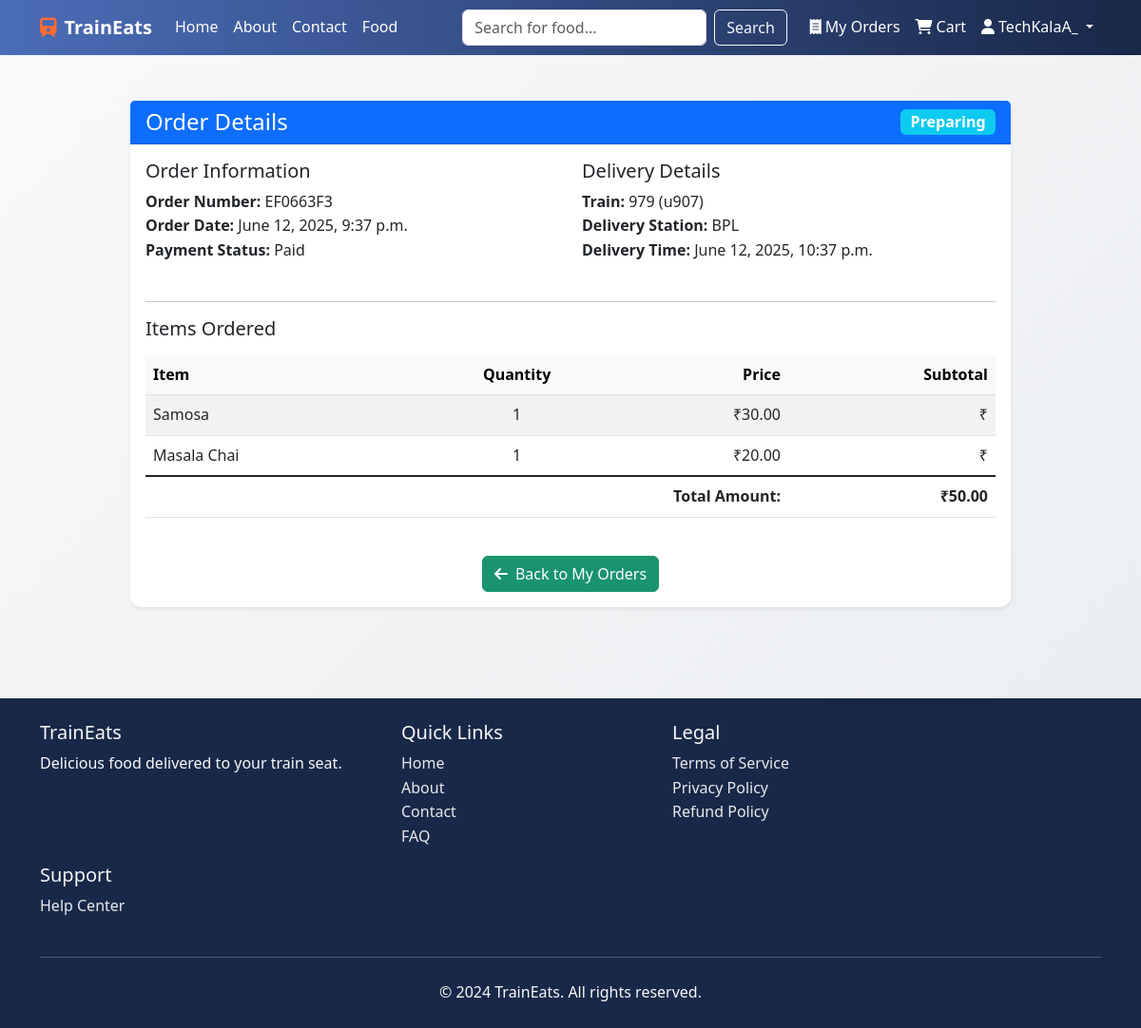
/orders/order/EF0663F3/ (signed in), run on the app's committed database.
### accounts/models.py (models this page shows, shortened)
class User(AbstractUser):
    USER_TYPE_CHOICES = (
        ('user', 'User'),
        ('admin', 'Admin'),
    )
    user_type = models.CharField(max_length=10, choices=USER_TYPE_CHOICES, default='user')
    phone_number = models.CharField(max_length=15, blank=True)
    address = models.TextField(blank=True)
    created_at = models.DateTimeField(auto_now_add=True)
    updated_at = models.DateTimeField(auto_now=True)
    class Meta:
        verbose_name = 'User'
        verbose_name_plural = 'Users'

### orders/models.py (models this page shows, shortened)
class Order(models.Model):
    STATUS_CHOICES = [
        ('PENDING', 'Pending'),
        ('PREPARING', 'Preparing'),
        ('READY', 'Ready for Delivery'),
        ('DELIVERED', 'Delivered'),
        ('CANCELLED', 'Cancelled'),
    ]
    PAYMENT_STATUS_CHOICES = [
        ('PENDING', 'Pending'),
        ('PAID', 'Paid'),
        ('FAILED', 'Failed'),
        ('CANCELLED', 'Cancelled'),
        ('COD', 'Cash on Delivery'),
    ]
    user = models.ForeignKey(User, on_delete=models.CASCADE)
    order_number = models.CharField(max_length=20, unique=True)
    train = models.ForeignKey(Train, on_delete=models.SET_NULL, null=True, blank=True)
    delivery_station = models.ForeignKey(Station, on_delete=models.SET_NULL, null=True)
    total_amount = models.DecimalField(max_digits=10, decimal_places=2)
    status = models.CharField(max_length=20, choices=STATUS_CHOICES, default='PENDING')
    payment_status = models.CharField(max_length=20, choices=PAYMENT_STATUS_CHOICES, default='PENDING')
    special_instructions = models.TextField(blank=True)
    created_at = models.DateTimeField(auto_now_add=True)
    delivery_time = models.DateTimeField()
    def get_status_display(self):
        return dict(self.STATUS_CHOICES)[self.status]
    def get_payment_status_display(self):
        return dict(self.PAYMENT_STATUS_CHOICES)[self.payment_status]

class Train(models.Model):
    name = models.CharField(max_length=100)
    number = models.CharField(max_length=20, unique=True)
    class_type = models.CharField(max_length=50)

class Station(models.Model):
    name = models.CharField(max_length=100)
    code = models.CharField(max_length=10, unique=True)
    region = models.CharField(max_length=50)

class OrderItem(models.Model):
    order = models.ForeignKey(Order, related_name='items', on_delete=models.CASCADE)
    food_item = models.ForeignKey(FoodItem, on_delete=models.CASCADE)
    quantity = models.PositiveIntegerField()
    price = models.DecimalField(max_digits=10, decimal_places=2)

### vendors/models.py (models this page shows, shortened)
class FoodItem(models.Model):
    vendor = models.ForeignKey(Vendor, on_delete=models.CASCADE, related_name='food_items')
    category = models.ForeignKey(FoodCategory, on_delete=models.CASCADE, related_name='food_items')
    name = models.CharField(max_length=100)
    description = models.TextField()
    price = models.DecimalField(
        max_digits=10,
        decimal_places=2,
        validators=[MinValueValidator(0.01)]
    )
    image = models.ImageField(
        upload_to='food_images/',
        validators=[
            RegexValidator(
                regex=r'^[a-zA-Z0-9_-]+\.(jpg|jpeg|png|gif)$',
                message=_("Only jpg, jpeg, png and gif files are allowed.")
            )
        ],
        blank=True,
        null=True
    )
    is_vegetarian = models.BooleanField(default=False)
    is_available = models.BooleanField(default=True)
    preparation_time = models.IntegerField(
        help_text='Preparation time in minutes',
        validators=[MinValueValidator(1)]
    )
    created_at = models.DateTimeField(auto_now_add=True)
    updated_at = models.DateTimeField(auto_now=True)
    class Meta:
        ordering = ['name']
        unique_together = ['vendor', 'name']

### orders/views.py (the view)
# urls.py: path('order/<str:order_number>/', views.order_detail, name='order_detail'),
@login_required
def order_detail(request, order_number):
    order = get_object_or_404(Order, order_number=order_number, user=request.user)
    return render(request, 'orders/order_detail.html', {
        'order': order
    })

### orders/context_processors.py (called while the page is built)
def cart_item_count(request):
    if not request.user.is_authenticated:
        return {'cart_item_count': 0}
    try:
        cart = Cart.objects.get(user=request.user)
        count = sum(item.quantity for item in cart.items.all())
    except Cart.DoesNotExist:
        count = 0
    return {'cart_item_count': count}

### templates/orders/order_detail.html (shortened to what this page needs)
{% extends 'base.html' %}
{% block content %}
<div class="container py-5">
    <div class="row justify-content-center">
        <div class="col-md-10">
            <div class="card shadow-sm">
                <div class="card-header bg-primary text-white d-flex justify-content-between align-items-center">
                    <h4 class="mb-0">Order Details</h4>
                    <span class="badge {% if order.status == 'DELIVERED' %}bg-success{% elif order.status == 'CANCELLED' %}bg-danger{% else %}bg-info{% endif %} fs-6">
                        {{ order.get_status_display }}
                    </span>
                </div>
                <div class="card-body">
                    <div class="row mb-4">
                        <div class="col-md-6">
                            <h5>Order Information</h5>
                            <ul class="list-unstyled">
                                <li><strong>Order Number:</strong> {{ order.order_number }}</li>
                                <li><strong>Order Date:</strong> {{ order.created_at|date:"F j, Y, g:i a" }}</li>
                                <li><strong>Payment Status:</strong> {{ order.get_payment_status_display }}</li>
                            </ul>
                        </div>
                        <div class="col-md-6">
                            <h5>Delivery Details</h5>
                            <ul class="list-unstyled">
                                <li><strong>Train:</strong> {{ order.train.name }} ({{ order.train.number }})</li>
                                <li><strong>Delivery Station:</strong> {{ order.delivery_station.name }}</li>
                                <li><strong>Delivery Time:</strong> {{ order.delivery_time|date:"F j, Y, g:i a" }}</li>
                            </ul>
                        </div>
                    </div>
                    <hr>
                    <h5 class="mb-3">Items Ordered</h5>
                    <div class="table-responsive">
                        <table class="table table-striped table-hover">
                            <thead class="table-light">
                                <tr>
                                    <th scope="col">Item</th>
                                    <th scope="col" class="text-center">Quantity</th>
                                    <th scope="col" class="text-end">Price</th>
                                    <th scope="col" class="text-end">Subtotal</th>
                                </tr>
                            </thead>
                            <tbody>
                                {% for item in order.items.all %}
                                <tr>
                                    <td>{{ item.food_item.name }}</td>
                                    <td class="text-center">{{ item.quantity }}</td>
                                    <td class="text-end">₹{{ item.price }}</td>
                                    <td class="text-end">₹{{ item.subtotal }}</td>
                                </tr>
                                {% endfor %}
                            </tbody>
                            <tfoot>
                                <tr class="table-group-divider">
                                    <td colspan="3" class="text-end"><strong>Total Amount:</strong></td>
                                    <td class="text-end"><strong>₹{{ order.total_amount }}</strong></td>
                                </tr>
                            </tfoot>
                        </table>
                    </div>
                    <div class="text-center mt-4">
                        <a href="{% url 'orders:order_list' %}" class="btn btn-secondary">
                            <i class="fas fa-arrow-left me-2"></i>Back to My Orders
                        </a>
                    </div>
                </div>
            </div>
        </div>
    </div>
</div>
{% endblock %}

### templates/base.html (shortened to what this page needs)
{% load static %}
<!DOCTYPE html>
<html lang="en">
<head>
    <link href="https://cdn.jsdelivr.net/npm/bootstrap@5.3.0/dist/css/bootstrap.min.css" rel="stylesheet">
    <link href="https://cdnjs.cloudflare.com/ajax/libs/font-awesome/6.0.0/css/all.min.css" rel="stylesheet">
    <link href="{% static 'css/style.css' %}" rel="stylesheet">
    <link href="{% static 'css/custom.css' %}" rel="stylesheet">
</head>
<body>
    <nav class="navbar navbar-expand-lg navbar-dark navbar-custom">
        <div class="container">
            <a class="navbar-brand" href="{% url 'home' %}">
                <i class="fas fa-train me-2"></i>TrainEats
            </a>
            <div class="collapse navbar-collapse" id="navbarNav">
                <ul class="navbar-nav me-auto mb-2 mb-lg-0">
                    <li class="nav-item">
                        <a class="nav-link" href="{% url 'home' %}">Home</a>
                    </li>
                    <li class="nav-item">
                        <a class="nav-link" href="{% url 'about' %}">About</a>
                    </li>
                    <li class="nav-item">
                        <a class="nav-link" href="{% url 'contact' %}">Contact</a>
                    </li>
                    <li class="nav-item">
                        <a class="nav-link" href="{% url 'vendors:food_list' %}">Food</a>
                    </li>
                </ul>
                <form class="d-flex mb-3 mb-lg-0 me-lg-3" action="{% url 'vendors:search' %}" method="get" role="search">
                    <input class="form-control me-2" type="search" name="q" placeholder="Search for food..." aria-label="Search">
                    <button class="btn btn-outline-light" type="submit">Search</button>
                </form>
                <ul class="navbar-nav">
                    <li class="nav-item">
                        <a class="nav-link" href="{% url 'orders:order_list' %}">
                            <i class="fas fa-receipt me-1"></i>My Orders
                        </a>
                    </li>
                    <li class="nav-item">
                        <a class="nav-link" href="{% url 'orders:cart' %}">
                            <i class="fas fa-shopping-cart me-1"></i>Cart
                        </a>
                    </li>
                    {% if user.is_authenticated %}
                        <li class="nav-item dropdown">
                            <a class="nav-link dropdown-toggle" href="#" id="navbarDropdown" role="button" data-bs-toggle="dropdown" aria-expanded="false">
                                <i class="fas fa-user me-1"></i>{{ user.username }}
                            </a>
                        </li>
                    {% endif %}
                </ul>
            </div>
        </div>
    </nav>
    <main>
        {% block content %}{% endblock %}
    </main>
    <footer class="footer-custom text-light py-4 mt-5">
        <div class="container">
            <div class="row">
                <div class="col-md-4">
                    <h5>TrainEats</h5>
                    <p>Delicious food delivered to your train seat.</p>
                </div>
                <div class="col-md-3">
                    <h5>Quick Links</h5>
                    <ul class="list-unstyled">
                        <li><a href="{% url 'home' %}">Home</a></li>
                        <li><a href="{% url 'about' %}">About</a></li>
                        <li><a href="{% url 'contact' %}">Contact</a></li>
                        <li><a href="{% url 'faq' %}">FAQ</a></li>
                    </ul>
                </div>
                <div class="col-md-3">
                    <h5>Legal</h5>
                    <ul class="list-unstyled">
                        <li><a href="{% url 'terms' %}">Terms of Service</a></li>
                        <li><a href="{% url 'privacy' %}">Privacy Policy</a></li>
                        <li><a href="{% url 'refund' %}">Refund Policy</a></li>
                    </ul>
                </div>
                <div class="col-md-3">
                    <h5>Support</h5>
                    <ul class="list-unstyled">
                        <li><a href="{% url 'help' %}">Help Center</a></li>
                    </ul>
                </div>
            </div>
            <hr class="my-4">
            <div class="text-center">
                <p class="mb-0">&copy; 2024 TrainEats. All rights reserved.</p>
            </div>
        </div>
    </footer>
</body>
</html>

### static/css/style.css (style rules this page uses)
:root { --primary: #ff6b35; --secondary: #1a936f; --dark: #114b5f; --light: #f3e9d2; --danger: #e63946; --success: #2a9d8f; --warning: #e9c46a; --gray: #6c757d; --white: #ffffff; --black: #212529; --transition: all 0.3s ease; --shadow: 0 5px 15px rgba(0, 0, 0, 0.1); --shadow-hover: 0 8px 25px rgba(0, 0, 0, 0.2); --radius: 12px; }
body { font-family: 'Poppins', sans-serif; background: linear-gradient(135deg, #f8f9fa 0%, #e9ecef 100%); color: var(--dark); line-height: 1.6; min-height: 100vh; overflow-x: hidden; }
.navbar { background: rgba(17, 75, 95, 0.95); backdrop-filter: blur(10px); }
.navbar-brand { font-weight: 800; color: var(--white) !important; }
.navbar-brand i { color: var(--primary); margin-right: 0.5rem; }
.nav-link { color: var(--white) !important; font-weight: 500; transition: var(--transition); }
.btn-secondary { background: var(--secondary); border-color: var(--secondary); }
.card { border: none; border-radius: var(--radius); box-shadow: var(--shadow); transition: var(--transition); }
footer { background: var(--dark); color: var(--white); }
footer a { color: var(--white); text-decoration: none; transition: var(--transition); }

### static/css/custom.css (style rules this page uses)
body { background-color: #f4f7f6; font-family: 'Segoe UI', Tahoma, Geneva, Verdana, sans-serif; }
.navbar-custom { background: linear-gradient(90deg, #4b6cb7 0%, #182848 100%); }
.navbar-custom .navbar-brand, .navbar-custom .nav-link { color: rgba(255, 255, 255, 0.9); }
.card { transition: all 0.3s cubic-bezier(.25,.8,.25,1); }
.footer-custom { background-color: #182848; color: rgba(255, 255, 255, 0.7); }
.footer-custom a { color: rgba(255, 255, 255, 0.9); text-decoration: none; }

### data on the page
User: username "TechKalaA_"
Order: status "Preparing", order_number "EF0663F3", created_at "June 12, 2025, 9:37 p.m.", payment_status "Paid", train.name "979", train.number "u907", delivery_station.name "BPL", delivery_time "June 12, 2025, 10:37 p.m.", total_amount "50.00"
OrderItem: food_item.name "Samosa", quantity "1", price "30.00"
OrderItem: food_item.name "Masala Chai", quantity "1", price "20.00"
